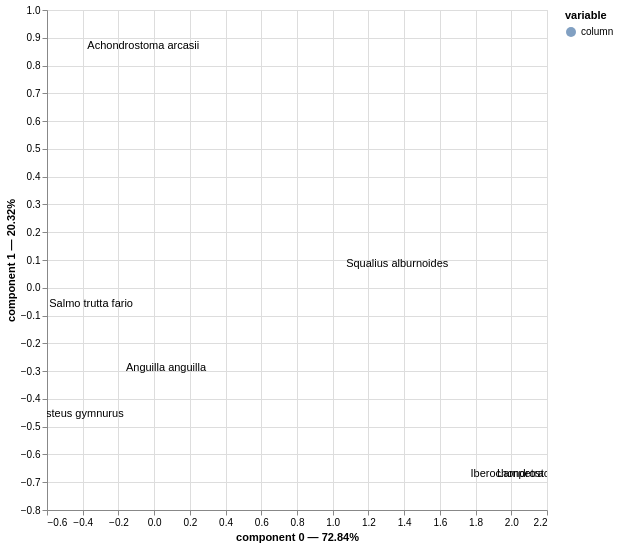

Notebook source saved alongside this figure:
### Markdown cell above
Visualize only columns

### Code cell
ca.plot(
    df_fish_ct,
    x_component=0,
    y_component=1,
    show_row_markers=False,
    show_column_markers=False,
    show_row_labels=False,
    show_column_labels=True
).properties(
    width=500,
    height=500,
)

### Figure 1 — Vega-Lite specification as saved in the notebook (floating-point values rounded to 4 significant figures)
{"config": {"view": {"continuousWidth": 300, "continuousHeight": 300}}, "layer": [{"mark": {"type": "circle", "size": 0}, "encoding": {"color": {"field": "variable", "type": "nominal"}, "tooltip": [{"field": "variable", "type": "nominal"}, {"field": "value", "type": "nominal"}, {"field": "component 0", "type": "quantitative"}, {"field": "component 1", "type": "quantitative"}], "x": {"axis": {"title": "component 0 — 72.84%"}, "field": "component 0", "scale": {"zero": false}, "type": "quantitative"}, "y": {"axis": {"title": "component 1 — 20.32%"}, "field": "component 1", "scale": {"zero": false}, "type": "quantitative"}}, "name": "view_d5123604c3228126_0"}, {"mark": {"type": "text"}, "encoding": {"text": {"field": "label", "type": "nominal"}, "x": {"axis": {"title": "component 0 — 72.84%"}, "field": "component 0", "scale": {"zero": false}, "type": "quantitative"}, "y": {"axis": {"title": "component 1 — 20.32%"}, "field": "component 1", "scale": {"zero": false}, "type": "quantitative"}}}], "data": {"name": "data-0abf394e6fdcc203e9db904db463ce58"}, "height": 500, "params": [{"name": "param_1e9efca18e7a2868", "select": {"type": "interval", "encodings": ["x", "y"]}, "bind": "scales", "views": ["view_d5123604c3228126_0"]}], "width": 500, "$schema": "https://vega.github.io/schema/vega-lite/v6.4.1.json", "datasets": {"data-0abf394e6fdcc203e9db904db463ce58": [{"component 0": -0.06102, "component 1": 0.8687, "component 2": 0.02476, "variable": "column", "value": "Achondrostoma arcasii", "label": "Achondrostoma arcasii"}, {"component 0": 0.06635, "component 1": -0.2897, "component 2": 0.3506, "variable": "column", "value": "Anguilla anguilla", "label": "Anguilla anguilla"}, {"component 0": -0.4977, "component 1": -0.4532, "component 2": -0.008076, "variable": "column", "value": "Gasterosteus gymnurus", "label": "Gasterosteus gymnurus"}, {"component 0": 2.176, "component 1": -0.6716, "component 2": -0.8186, "variable": "column", "value": "Iberochondrostoma lemmingii", "label": "Iberochondrostoma lemmingii"}, {"component 0": 2.176, "component 1": -0.6716, "component 2": -0.8186, "variable": "column", "value": "Lampetra fluviatilis", "label": "Lampetra fluviatilis"}, {"component 0": -0.353, "component 1": -0.05818, "component 2": -0.08765, "variable": "column", "value": "Salmo trutta fario", "label": "Salmo trutta fario"}, {"component 0": 1.361, "component 1": 0.08737, "component 2": 0.05902, "variable": "column", "value": "Squalius alburnoides", "label": "Squalius alburnoides"}]}}
